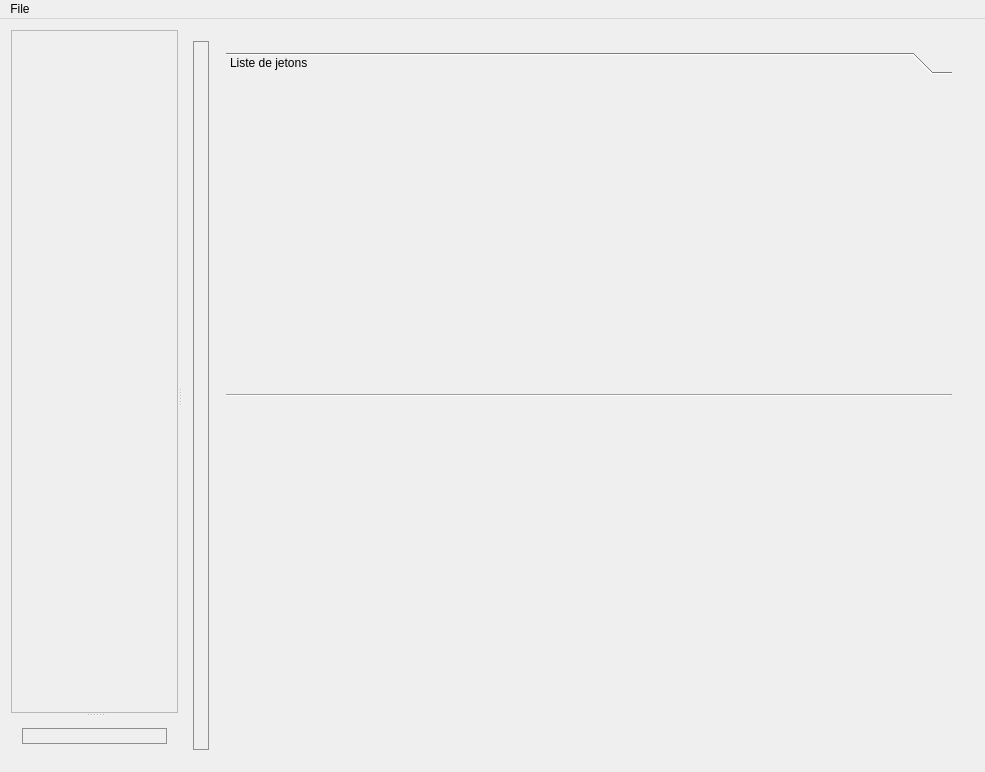
<?xml version="1.0" encoding="UTF-8"?>
<ui version="4.0">
 <class>MainWindow</class>
 <widget class="QMainWindow" name="MainWindow">
  <property name="geometry">
   <rect>
    <x>0</x>
    <y>0</y>
    <width>985</width>
    <height>772</height>
   </rect>
  </property>
  <property name="windowTitle">
   <string>MainWindow</string>
  </property>
  <widget class="QWidget" name="centralWidget">
   <layout class="QHBoxLayout" name="horizontalLayout_2">
    <item>
     <widget class="QSplitter" name="rightMenuSplitter">
      <property name="orientation">
       <enum>Qt::Horizontal</enum>
      </property>
      <widget class="QSplitter" name="tableTurnSplitter">
       <property name="orientation">
        <enum>Qt::Vertical</enum>
       </property>
       <widget class="CustomMdiArea" name="tableArea">
        <property name="sizePolicy">
         <sizepolicy hsizetype="Expanding" vsizetype="Expanding">
          <horstretch>0</horstretch>
          <verstretch>4</verstretch>
         </sizepolicy>
        </property>
        <property name="frameShape">
         <enum>QFrame::StyledPanel</enum>
        </property>
        <property name="frameShadow">
         <enum>QFrame::Raised</enum>
        </property>
       </widget>
       <widget class="QWidget" name="layoutWidget">
        <layout class="QVBoxLayout" name="verticalLayout_2">
         <item>
          <widget class="QPushButton" name="collapseButtonTurnMenu">
           <property name="sizePolicy">
            <sizepolicy hsizetype="Preferred" vsizetype="Minimum">
             <horstretch>0</horstretch>
             <verstretch>0</verstretch>
            </sizepolicy>
           </property>
           <property name="minimumSize">
            <size>
             <width>0</width>
             <height>16</height>
            </size>
           </property>
           <property name="maximumSize">
            <size>
             <width>16777215</width>
             <height>16</height>
            </size>
           </property>
           <property name="styleSheet">
            <string notr="true"> QPushButton {
    border-left: 1px solid #8f8f91;
    border-right: 1px solid #8f8f91;
    border-top: 1px solid #8f8f91;
    border-bottom: 1px solid #8f8f91;
    border-radius: 0px;
 }

 QPushButton:pressed {
     background-color: #8f8f91;
 }</string>
           </property>
           <property name="text">
            <string/>
           </property>
           <property name="icon">
            <iconset>
             <normaloff>resource/CollapsibleWidget/collapseUp.png</normaloff>
             <normalon>resource/CollapsibleWidget/collapseDown.png</normalon>resource/CollapsibleWidget/collapseUp.png</iconset>
           </property>
           <property name="checkable">
            <bool>true</bool>
           </property>
           <property name="checked">
            <bool>true</bool>
           </property>
          </widget>
         </item>
         <item>
          <widget class="TurnMenu" name="turnWidget" native="true"/>
         </item>
        </layout>
       </widget>
      </widget>
      <widget class="QWidget" name="layoutWidget1">
       <layout class="QHBoxLayout" name="horizontalLayout">
        <item>
         <widget class="QPushButton" name="collapseButtonRightMenu">
          <property name="sizePolicy">
           <sizepolicy hsizetype="Minimum" vsizetype="Preferred">
            <horstretch>0</horstretch>
            <verstretch>0</verstretch>
           </sizepolicy>
          </property>
          <property name="minimumSize">
           <size>
            <width>16</width>
            <height>0</height>
           </size>
          </property>
          <property name="maximumSize">
           <size>
            <width>16</width>
            <height>16777215</height>
           </size>
          </property>
          <property name="styleSheet">
           <string notr="true"> QPushButton {
    border-left: 1px solid #8f8f91;
    border-right: 1px solid #8f8f91;
    border-top: 1px solid #8f8f91;
    border-bottom: 1px solid #8f8f91;
    border-radius: 0px;
 }

 QPushButton:pressed {
     background-color: #8f8f91;
 }</string>
          </property>
          <property name="text">
           <string/>
          </property>
          <property name="icon">
           <iconset>
            <normaloff>resource/CollapsibleWidget/uncollapse.png</normaloff>
            <normalon>resource/CollapsibleWidget/collapse.png</normalon>resource/CollapsibleWidget/uncollapse.png</iconset>
          </property>
          <property name="checkable">
           <bool>true</bool>
          </property>
          <property name="checked">
           <bool>true</bool>
          </property>
         </widget>
        </item>
        <item>
         <widget class="QWidget" name="rightMenuWidget" native="true">
          <layout class="QVBoxLayout" name="verticalLayout">
           <item>
            <layout class="QVBoxLayout" name="rightMenuLayout">
             <item>
              <widget class="QToolBox" name="actionMenu">
               <property name="sizePolicy">
                <sizepolicy hsizetype="Preferred" vsizetype="Preferred">
                 <horstretch>0</horstretch>
                 <verstretch>2</verstretch>
                </sizepolicy>
               </property>
               <property name="minimumSize">
                <size>
                 <width>200</width>
                 <height>0</height>
                </size>
               </property>
               <property name="currentIndex">
                <number>0</number>
               </property>
               <widget class="TokenMenu" name="tokenPage">
                <property name="geometry">
                 <rect>
                  <x>0</x>
                  <y>0</y>
                  <width>833</width>
                  <height>321</height>
                 </rect>
                </property>
                <property name="minimumSize">
                 <size>
                  <width>0</width>
                  <height>0</height>
                 </size>
                </property>
                <attribute name="label">
                 <string>Liste de jetons</string>
                </attribute>
               </widget>
              </widget>
             </item>
             <item>
              <widget class="Line" name="line">
               <property name="sizePolicy">
                <sizepolicy hsizetype="Minimum" vsizetype="Fixed">
                 <horstretch>1</horstretch>
                 <verstretch>0</verstretch>
                </sizepolicy>
               </property>
               <property name="orientation">
                <enum>Qt::Horizontal</enum>
               </property>
              </widget>
             </item>
             <item>
              <widget class="ChatWidget" name="m_ChatWidget" native="true">
               <property name="sizePolicy">
                <sizepolicy hsizetype="Preferred" vsizetype="Preferred">
                 <horstretch>0</horstretch>
                 <verstretch>2</verstretch>
                </sizepolicy>
               </property>
              </widget>
             </item>
            </layout>
           </item>
          </layout>
         </widget>
        </item>
       </layout>
      </widget>
     </widget>
    </item>
   </layout>
  </widget>
  <widget class="QMenuBar" name="menuBar">
   <property name="geometry">
    <rect>
     <x>0</x>
     <y>0</y>
     <width>985</width>
     <height>19</height>
    </rect>
   </property>
   <widget class="QMenu" name="menuFile">
    <property name="title">
     <string>File</string>
    </property>
    <addaction name="actionCreateMap"/>
    <addaction name="actionCreateImage"/>
    <addaction name="actionConnection"/>
   </widget>
   <addaction name="menuFile"/>
  </widget>
  <action name="actionCreateMap">
   <property name="text">
    <string>Créer map...</string>
   </property>
   <property name="menuRole">
    <enum>QAction::TextHeuristicRole</enum>
   </property>
  </action>
  <action name="actionConnection">
   <property name="text">
    <string>Connexion</string>
   </property>
  </action>
  <action name="actionCreateImage">
   <property name="text">
    <string>Créer image</string>
   </property>
  </action>
 </widget>
 <layoutdefault spacing="6" margin="11"/>
 <customwidgets>
  <customwidget>
   <class>CustomMdiArea</class>
   <extends>QFrame</extends>
   <header>CustomMdiArea.h</header>
   <container>1</container>
  </customwidget>
  <customwidget>
   <class>TokenMenu</class>
   <extends>QWidget</extends>
   <header>Token/TokenMenu.h</header>
   <container>1</container>
  </customwidget>
  <customwidget>
   <class>ChatWidget</class>
   <extends>QWidget</extends>
   <header>Chat/ChatWidget.h</header>
   <container>1</container>
  </customwidget>
  <customwidget>
   <class>TurnMenu</class>
   <extends>QWidget</extends>
   <header>TurnMenu/TurnMenu.h</header>
   <container>1</container>
  </customwidget>
 </customwidgets>
 <resources/>
 <connections/>
</ui>
